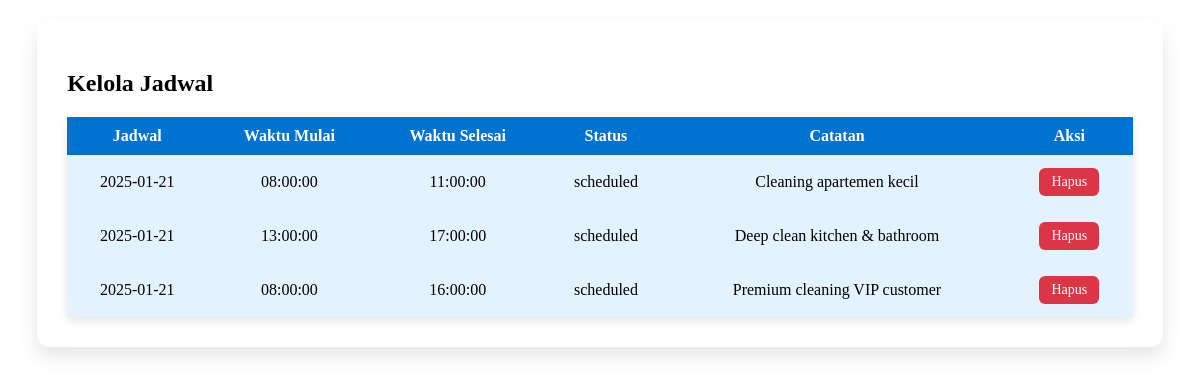
Screenshot of /Frontend/Admin/jadwal/jadwal.php with the database file from the repository.
### tables this page shows
CREATE TABLE `schedules` (
  `id` bigint(20) UNSIGNED NOT NULL,
  `employee_id` bigint(20) UNSIGNED NOT NULL,
  `order_id` bigint(20) UNSIGNED DEFAULT NULL,
  `schedule_date` date NOT NULL,
  `time_slot_start` time NOT NULL,
  `time_slot_end` time NOT NULL,
  `status` enum('scheduled','in_progress','completed','cancelled') DEFAULT 'scheduled',
  `notes` text DEFAULT NULL,
  `created_at` timestamp NOT NULL DEFAULT current_timestamp(),
  `updated_at` timestamp NOT NULL DEFAULT current_timestamp() ON UPDATE current_timestamp()
);

### Frontend/Admin/jadwal/jadwal.php (the view, shortened to what this page needs)
<?php
include '../../../Backend/db.php';
$limit = 5;
$page = isset($_GET['page']) ? (int)$_GET['page'] : 1;
$start = ($page - 1) * $limit;
$sql = "SELECT * FROM schedules LIMIT $start, $limit";
$result = $conn->query($sql);
?>
<!DOCTYPE html>
<html>
<head>
</head>
<body>
<div class="cleanify-card">
<h2>Kelola Jadwal</h2>
<table class="table table-bordered table-striped">
	<thead class="table-success">
		<tr>
			<th>Jadwal</th>
			<th>Waktu Mulai</th>
			<th>Waktu Selesai</th>
			<th>Status</th>
			<th>Catatan</th>
			<th>Aksi</th>
		</tr>
	</thead>
	<tbody>
		<?php if ($result->num_rows > 0): ?>
			<?php while($row = $result->fetch_assoc()): ?>
				<tr>
					<td><?= htmlspecialchars($row['schedule_date']); ?></td>
					<td><?= $row['time_slot_start']; ?></td>
					<td><?= $row['time_slot_end']; ?></td>
					<td><?= htmlspecialchars($row['status']); ?></td>
					<td><?= htmlspecialchars($row['notes']); ?></td>
					<td class="td-aksi">
						<a href="delete.php?id=<?= $row['id']; ?>"
						   onclick="return confirm('Hapus layanan ini?');"
						   class="btn btn-danger btn-sm">Hapus</a>
					</td>
				</tr>
			<?php endwhile; ?>
		<?php else: ?>
			<tr><td colspan="7" class="text-center">Data layanan tidak tersedia.</td></tr>
		<?php endif; ?>
	</tbody>
</table>
</div>
</body>
</html>

### rows the page displays
schedules: schedule_date "2025-01-21", time_slot_start "08:00:00", time_slot_end "11:00:00", status "scheduled", notes "Cleaning apartemen kecil"
schedules: schedule_date "2025-01-21", time_slot_start "13:00:00", time_slot_end "17:00:00", status "scheduled", notes "Deep clean kitchen & bathroom"
schedules: schedule_date "2025-01-21", time_slot_start "08:00:00", time_slot_end "16:00:00", status "scheduled", notes "Premium cleaning VIP customer"
